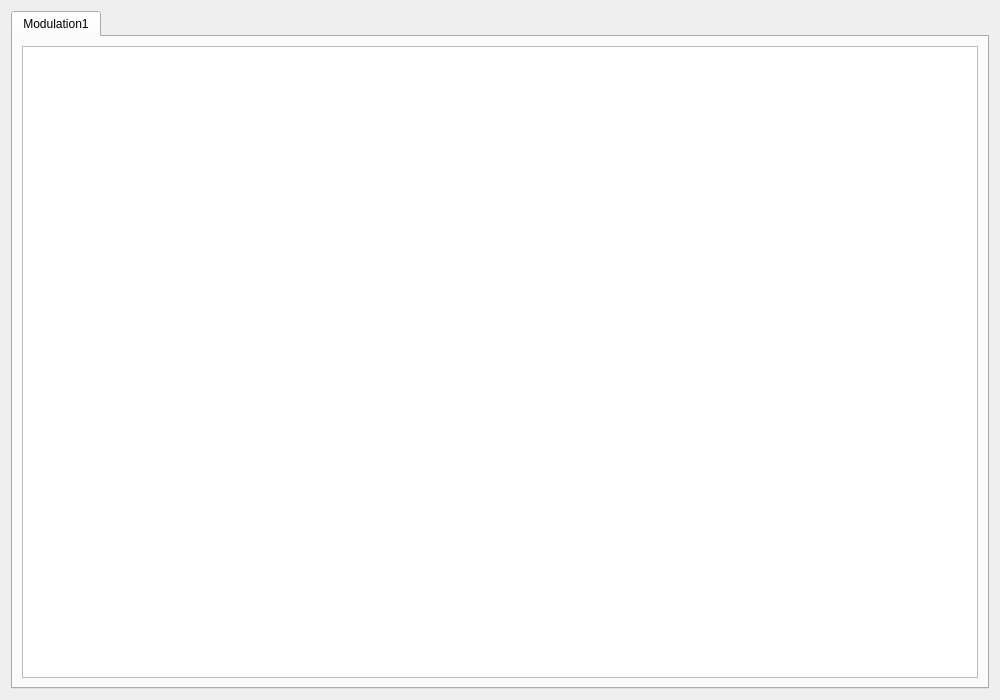
<?xml version="1.0" encoding="UTF-8"?>
<ui version="4.0">
 <class>Form</class>
 <widget class="QWidget" name="Form">
  <property name="geometry">
   <rect>
    <x>0</x>
    <y>0</y>
    <width>1000</width>
    <height>700</height>
   </rect>
  </property>
  <property name="windowTitle">
   <string>Time Data</string>
  </property>
  <layout class="QGridLayout" name="gridLayout">
   <item row="0" column="0">
    <widget class="QTabWidget" name="tabWidget">
     <property name="currentIndex">
      <number>0</number>
     </property>
     <widget class="QWidget" name="tab">
      <attribute name="title">
       <string>Modulation1</string>
      </attribute>
      <layout class="QGridLayout" name="gridLayout_3">
       <item row="0" column="0">
        <layout class="QGridLayout" name="gridLayout_0">
         <item row="0" column="0" rowspan="2" colspan="2">
          <widget class="GraphicsLayoutWidget" name="graphicsView_0"/>
         </item>
        </layout>
       </item>
      </layout>
     </widget>
    </widget>
   </item>
  </layout>
 </widget>
 <customwidgets>
  <customwidget>
   <class>GraphicsLayoutWidget</class>
   <extends>QGraphicsView</extends>
   <header>pyqtgraph</header>
  </customwidget>
 </customwidgets>
 <resources/>
 <connections/>
</ui>
